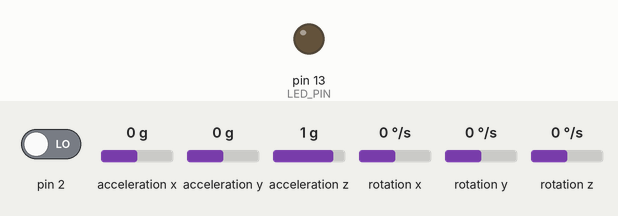
This sketch was run on a simulated Arduino Uno, built with avr-gcc and run on an emulated ATmega328P. Shown: output pins drawn as LEDs (lit = HIGH). Dashed ring = blinking. The test bench sets the inputs (shaded band); at power-on: pin 2 LOW, acceleration x 0 g, acceleration y 0 g, acceleration z 1 g, rotation x 0 °/s, rotation y 0 °/s, rotation z 0 °/s. The sensor or clock chip raises its interrupt line as the real part does; what the sketch prints to the serial monitor is not drawn.

Above: at 0.1 s.
At 0.69 s:
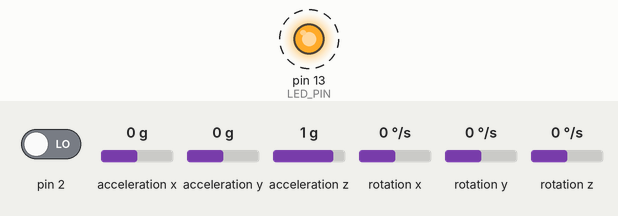
Timing chart, 0 to 3.5 s (numbered marks = the images above):
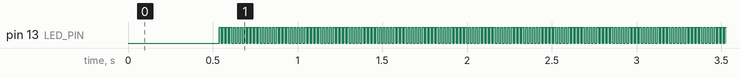

The sketch:

Gyro.ino
```cpp
// I2Cdev and MPU6050 must be installed as libraries, or else the .cpp/.h files
// for both classes must be in the include path of your project
#include "I2Cdev.h"

#include "MPU6050_6Axis_MotionApps20.h"
//#include "MPU6050.h" // not necessary if using MotionApps include file

// Arduino Wire library is required if I2Cdev I2CDEV_ARDUINO_WIRE implementation
// is used in I2Cdev.h
#if I2CDEV_IMPLEMENTATION == I2CDEV_ARDUINO_WIRE
    #include "Wire.h"
#endif

// class default I2C address is 0x68
// specific I2C addresses may be passed as a parameter here
// AD0 low = 0x68 (default for SparkFun breakout and InvenSense evaluation board)
// AD0 high = 0x69
MPU6050 mpu;
//MPU6050 mpu(0x69); // <-- use for AD0 high

// uncomment "OUTPUT_READABLE_QUATERNION" if you want to see the actual
// quaternion components in a [w, x, y, z] format (not best for parsing
// on a remote host such as Processing or something though)
//#define OUTPUT_READABLE_QUATERNION

// uncomment "OUTPUT_READABLE_EULER" if you want to see Euler angles
// (in degrees) calculated from the quaternions coming from the FIFO.
// Note that Euler angles suffer from gimbal lock (for more info, see
// http://en.wikipedia.org/wiki/Gimbal_lock)
//#define OUTPUT_READABLE_EULER

// uncomment "OUTPUT_READABLE_YAWPITCHROLL" if you want to see the yaw/
// pitch/roll angles (in degrees) calculated from the quaternions coming
// from the FIFO. Note this also requires gravity vector calculations.
// Also note that yaw/pitch/roll angles suffer from gimbal lock (for
// more info, see: http://en.wikipedia.org/wiki/Gimbal_lock)
#define OUTPUT_READABLE_YAWPITCHROLL

// uncomment "OUTPUT_READABLE_REALACCEL" if you want to see acceleration
// components with gravity removed. This acceleration reference frame is
// not compensated for orientation, so +X is always +X according to the
// sensor, just without the effects of gravity. If you want acceleration
// compensated for orientation, us OUTPUT_READABLE_WORLDACCEL instead.
//#define OUTPUT_READABLE_REALACCEL

// uncomment "OUTPUT_READABLE_WORLDACCEL" if you want to see acceleration
// components with gravity removed and adjusted for the world frame of
// reference (yaw is relative to initial orientation, since no magnetometer
// is present in this case). Could be quite handy in some cases.
//#define OUTPUT_READABLE_WORLDACCEL

// uncomment "OUTPUT_TEAPOT" if you want output that matches the
// format used for the InvenSense teapot demo
//#define OUTPUT_TEAPOT

#define LED_PIN 13 // (Arduino is 13, Teensy is 11, Teensy++ is 6)
bool blinkState = false;

// MPU control/status vars
bool dmpReady = false;  // set true if DMP init was successful
uint8_t mpuIntStatus;   // holds actual interrupt status byte from MPU
uint8_t devStatus;      // return status after each device operation (0 = success, !0 = error)
uint16_t packetSize;    // expected DMP packet size (default is 42 bytes)
uint16_t fifoCount;     // count of all bytes currently in FIFO
uint8_t fifoBuffer[64]; // FIFO storage buffer

// orientation/motion vars
Quaternion q;           // [w, x, y, z]         quaternion container
VectorInt16 aa;         // [x, y, z]            accel sensor measurements
VectorInt16 aaReal;     // [x, y, z]            gravity-free accel sensor measurements
VectorInt16 aaWorld;    // [x, y, z]            world-frame accel sensor measurements
VectorFloat gravity;    // [x, y, z]            gravity vector
float euler[3];         // [psi, theta, phi]    Euler angle container
float ypr[3];           // [yaw, pitch, roll]   yaw/pitch/roll container and gravity vector

// packet structure for InvenSense teapot demo
uint8_t teapotPacket[14] = { '$', 0x02, 0,0, 0,0, 0,0, 0,0, 0x00, 0x00, '\r', '\n' };

/* サーボ用 */
#include <Servo.h>
Servo servo;        //Servoオブジェクトを作成

//サーボとの結合テスト用
//#define DEBUG_SERVO

// ================================================================
// ===               INTERRUPT DETECTION ROUTINE                ===
// ================================================================

volatile bool mpuInterrupt = false;     // indicates whether MPU interrupt pin has gone high
void dmpDataReady() {
    mpuInterrupt = true;
}


// ================================================================
// ===                      INITIAL SETUP                       ===
// ================================================================

void setup() {
    // join I2C bus (I2Cdev library doesn't do this automatically)
    #if I2CDEV_IMPLEMENTATION == I2CDEV_ARDUINO_WIRE
        Wire.begin();
        TWBR = 24; // 400kHz I2C clock (200kHz if CPU is 8MHz)
    #elif I2CDEV_IMPLEMENTATION == I2CDEV_BUILTIN_FASTWIRE
        Fastwire::setup(400, true);
    #endif

    // initialize serial communication
    // (115200 chosen because it is required for Teapot Demo output, but it's
    // really up to you depending on your project)
    Serial.begin(38400);
    while (!Serial); // wait for Leonardo enumeration, others continue immediately

    // NOTE: 8MHz or slower host processors, like the Teensy @ 3.3v or Ardunio
    // Pro Mini running at 3.3v, cannot handle this baud rate reliably due to
    // the baud timing being too misaligned with processor ticks. You must use
    // 38400 or slower in these cases, or use some kind of external separate
    // crystal solution for the UART timer.

    // initialize device
    Serial.println(F("Initializing I2C devices..."));
    mpu.initialize();

    // verify connection
    Serial.println(F("Testing device connections..."));
    Serial.println(mpu.testConnection() ? F("MPU6050 connection successful") : F("MPU6050 connection failed"));

    // wait for ready
    //Serial.println(F("\nSend any character to begin DMP programming and demo: "));
    //while (Serial.available() && Serial.read()); // empty buffer
    //while (!Serial.available());                 // wait for data
    //while (Serial.available() && Serial.read()); // empty buffer again

    // load and configure the DMP
    Serial.println(F("Initializing DMP..."));
    devStatus = mpu.dmpInitialize();

    // supply your own gyro offsets here, scaled for min sensitivity
    mpu.setXGyroOffset(79);
    mpu.setYGyroOffset(-102);
    mpu.setZGyroOffset(62);
    mpu.setZAccelOffset(1966); // 1688 factory default for my test chip

    // make sure it worked (returns 0 if so)
    if (devStatus == 0) {
        // turn on the DMP, now that it's ready
        Serial.println(F("Enabling DMP..."));
        mpu.setDMPEnabled(true);

        // enable Arduino interrupt detection
        Serial.println(F("Enabling interrupt detection (Arduino external interrupt 0)..."));
        attachInterrupt(0, dmpDataReady, RISING);
        mpuIntStatus = mpu.getIntStatus();

        // set our DMP Ready flag so the main loop() function knows it's okay to use it
        Serial.println(F("DMP ready! Waiting for first interrupt..."));
        dmpReady = true;

        // get expected DMP packet size for later comparison
        packetSize = mpu.dmpGetFIFOPacketSize();
    } else {
        // ERROR!
        // 1 = initial memory load failed
        // 2 = DMP configuration updates failed
        // (if it's going to break, usually the code will be 1)
        Serial.print(F("DMP Initialization failed (code "));
        Serial.print(devStatus);
        Serial.println(F(")"));
    }

    // configure LED for output
    pinMode(LED_PIN, OUTPUT);
}


// ================================================================
// ===                    MAIN PROGRAM LOOP                     ===
// ================================================================

void loop() {
    // if programming failed, don't try to do anything
    if (!dmpReady) return;

    // wait for MPU interrupt or extra packet(s) available
    while (!mpuInterrupt && fifoCount < packetSize) {
        // other program behavior stuff here
        // .
        // .
        // .
        // if you are really paranoid you can frequently test in between other
        // stuff to see if mpuInterrupt is true, and if so, "break;" from the
        // while() loop to immediately process the MPU data
        // .
        // .
        // .
    }

    // reset interrupt flag and get INT_STATUS byte
    mpuInterrupt = false;
    mpuIntStatus = mpu.getIntStatus();

    // get current FIFO count
    fifoCount = mpu.getFIFOCount();

    // check for overflow (this should never happen unless our code is too inefficient)
    if ((mpuIntStatus & 0x10) || fifoCount == 1024) {
        // reset so we can continue cleanly
        mpu.resetFIFO();
        Serial.println(F("FIFO overflow!"));

    // otherwise, check for DMP data ready interrupt (this should happen frequently)
    } else if (mpuIntStatus & 0x02) {
        // wait for correct available data length, should be a VERY short wait
        while (fifoCount < packetSize) fifoCount = mpu.getFIFOCount();

        // read a packet from FIFO
        mpu.getFIFOBytes(fifoBuffer, packetSize);

        // track FIFO count here in case there is > 1 packet available
        // (this lets us immediately read more without waiting for an interrupt)
        fifoCount -= packetSize;

        #ifdef OUTPUT_READABLE_QUATERNION
            // display quaternion values in easy matrix form: w x y z
            mpu.dmpGetQuaternion(&q, fifoBuffer);
            Serial.print("quat\t");
            Serial.print(q.w);
            Serial.print("\t");
            Serial.print(q.x);
            Serial.print("\t");
            Serial.print(q.y);
            Serial.print("\t");
            Serial.println(q.z);
        #endif

        #ifdef OUTPUT_READABLE_EULER
            // display Euler angles in degrees
            mpu.dmpGetQuaternion(&q, fifoBuffer);
            mpu.dmpGetEuler(euler, &q);
            Serial.print("euler\t");
            Serial.print(euler[0] * 180/M_PI);
            Serial.print("\t");
            Serial.print(euler[1] * 180/M_PI);
            Serial.print("\t");
            Serial.println(euler[2] * 180/M_PI);
        #endif

        #ifdef OUTPUT_READABLE_YAWPITCHROLL
            // display Euler angles in degrees
            mpu.dmpGetQuaternion(&q, fifoBuffer);
            mpu.dmpGetGravity(&gravity, &q);
            mpu.dmpGetYawPitchRoll(ypr, &q, &gravity);
            Serial.print("ypr\t");
            Serial.print(ypr[0] * 180/M_PI);
            Serial.print("\t");
            Serial.print(ypr[1] * 180/M_PI);
            Serial.print("\t");
            Serial.println(ypr[2] * 180/M_PI);
        #endif

        #ifdef OUTPUT_READABLE_REALACCEL
            // display real acceleration, adjusted to remove gravity
            mpu.dmpGetQuaternion(&q, fifoBuffer);
            mpu.dmpGetAccel(&aa, fifoBuffer);
            mpu.dmpGetGravity(&gravity, &q);
            mpu.dmpGetLinearAccel(&aaReal, &aa, &gravity);
            Serial.print("areal\t");
            Serial.print(aaReal.x);
            Serial.print("\t");
            Serial.print(aaReal.y);
            Serial.print("\t");
            Serial.println(aaReal.z);
        #endif

        #ifdef OUTPUT_READABLE_WORLDACCEL
            // display initial world-frame acceleration, adjusted to remove gravity
            // and rotated based on known orientation from quaternion
            mpu.dmpGetQuaternion(&q, fifoBuffer);
            mpu.dmpGetAccel(&aa, fifoBuffer);
            mpu.dmpGetGravity(&gravity, &q);
            mpu.dmpGetLinearAccel(&aaReal, &aa, &gravity);
            mpu.dmpGetLinearAccelInWorld(&aaWorld, &aaReal, &q);
            Serial.print("aworld\t");
            Serial.print(aaWorld.x);
            Serial.print("\t");
            Serial.print(aaWorld.y);
            Serial.print("\t");
            Serial.println(aaWorld.z);
        #endif

        #ifdef OUTPUT_TEAPOT
            // display quaternion values in InvenSense Teapot demo format:
            teapotPacket[2] = fifoBuffer[0];
            teapotPacket[3] = fifoBuffer[1];
            teapotPacket[4] = fifoBuffer[4];
            teapotPacket[5] = fifoBuffer[5];
            teapotPacket[6] = fifoBuffer[8];
            teapotPacket[7] = fifoBuffer[9];
            teapotPacket[8] = fifoBuffer[12];
            teapotPacket[9] = fifoBuffer[13];
            Serial.write(teapotPacket, 14);
            teapotPacket[11]++; // packetCount, loops at 0xFF on purpose
        #endif

        // blink LED to indicate activity
        blinkState = !blinkState;
        digitalWrite(LED_PIN, blinkState);
    }
}
```

Measured:
- by itself, pin 13 (LED_PIN): alternates HIGH for 0.01 s and LOW for 0.01 s
